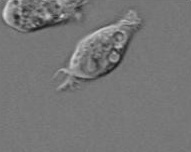
%> input picture 6. Segmentation/cell.jpg, 191 x 152 px
$ octave segmentcells.m   (GNU Octave 9; MATLAB toolbox functions it lacks are replaced by stand-ins)
%> lines starting %> are read from the running program, lines starting %| are printed output that depends on the picture; in (x1, y1, x2, y2) boxes, pixels count from 0 and x2, y2 are one past the last pixel; in counts of white or black regions, pixels touching at a corner belong together; the program's own positions count from 1
I = imread('cell.jpg');
%> I is the input picture: size 152x191x3 uint8; min 24, max 216, mean 118.1
I = rgb2gray(I);
%> I: size 152x191 uint8
figure, imshow(I), title('Original image')

% Detect Entire Cell
[~, threshold] = edge(I, 'sobel');
%> threshold = 0.0545
fudgeFactor = .5;
BWs = edge(I,'sobel', threshold * fudgeFactor);
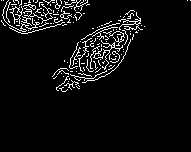
%> BWs: size 152x191 logical; 5.7% white in thin lines or dots, all inside (x1, y1, x2, y2) = (1, 0, 191, 92)
figure, imshow(BWs), title('Binary gradient mask')

% Dilate the image
se90 = strel('line', 3, 90);
se0 = strel('line', 3, 0);
BWsdil = imdilate(BWs, [se90 se0]);
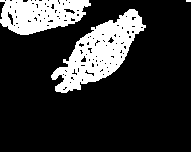
%> BWsdil: size 152x191 logical; 19.5% white; 3 white regions (1 under 20 px), largest, box (x1, y1, x2, y2) and area: (51, 9, 146, 93) 3419, (0, 0, 91, 35) 2223
figure, imshow(BWsdil), title('Dilated gradient mask')

% Fill Interior Gaps
BWdfill = imfill(BWsdil, 'holes');
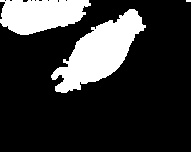
%> BWdfill: size 152x191 logical; 20.8% white; 3 white regions (1 under 20 px), largest, box (x1, y1, x2, y2) and area: (51, 9, 146, 93) 3643, (0, 0, 91, 35) 2379
figure, imshow(BWdfill);
title('Binary image with filled holes')

% Remove Connected Objects on Border
BWnobord = imclearborder(BWdfill, 4);
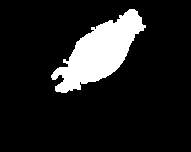
%> BWnobord: size 152x191 logical; 12.5% white; 1 white region, box (x1, y1, x2, y2) and area: (51, 9, 146, 93) 3643
figure, imshow(BWnobord), title('Cleared border image')

% Smoothen the Object
seD = strel('diamond',1);
BWfinal = imerode(BWnobord,seD);
%> BWfinal: size 152x191 logical; 11.5% white; 1 white region, box (x1, y1, x2, y2) and area: (52, 10, 145, 92) 3334
BWfinal = imerode(BWfinal,seD);
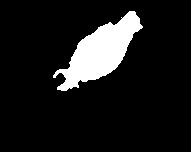
%> BWfinal: size 152x191 logical; 10.5% white; 1 white region, box (x1, y1, x2, y2) and area: (53, 11, 143, 91) 3059
figure, imshow(BWfinal), title('Segmented image')

% Outline the image
BWoutline = bwperim(BWfinal);
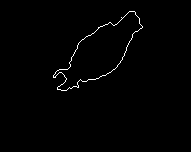
%> BWoutline: size 152x191 logical; 0.87% white in thin lines or dots, all inside (x1, y1, x2, y2) = (53, 11, 143, 91)
Segout = I;
Segout(BWoutline) = 255;
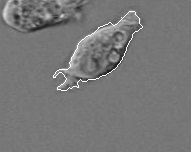
%> Segout: size 152x191 uint8; min 24, max 255, mean 119.3
figure, imshow(Segout), title('Outlined original image')
